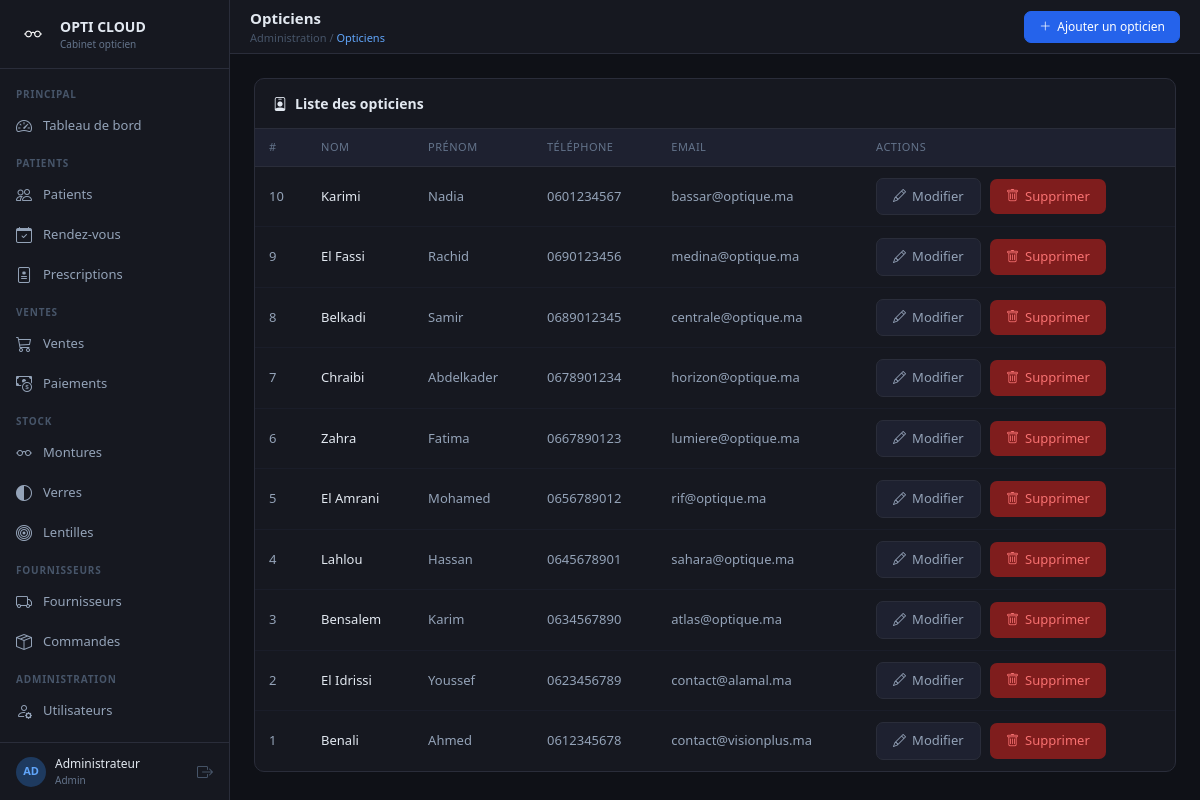
Page /opticien/opticien_list.php (signed in) on the committed database.
### tables this page shows
CREATE TABLE `opticien` (
  `id` int(11) NOT NULL AUTO_INCREMENT,
  `nom_opticien` varchar(100) NOT NULL,
  `prenom_opticien` varchar(100) NOT NULL DEFAULT '',
  `tel_opticien` varchar(20) DEFAULT '',
  `email_opticien` varchar(100) DEFAULT '',
  PRIMARY KEY (`id`)
);

### opticien/opticien_list.php (the view, shortened to what this page needs)
<?php
require("../connexion.php");
$page_breadcrumb = "Administration / <span>Opticiens</span>";
$liste = mysqli_query($con, "SELECT * FROM opticien ORDER BY id DESC");
require("../layout.php");
?>
<div class="card-dark">
    <div class="card-header"><i class="bi bi-person-badge me-2"></i>Liste des opticiens</div>
    <div style="overflow-x:auto;">
        <table class="table-dark-custom">
            <thead>
                <tr>
                    <th>#</th>
                    <th>Nom</th>
                    <th>Prénom</th>
                    <th>Téléphone</th>
                    <th>Email</th>
                    <th>Actions</th>
                </tr>
            </thead>
            <tbody>
            <?php if ($liste && mysqli_num_rows($liste) > 0):
                while($row = mysqli_fetch_assoc($liste)): ?>
            <tr>
                <td><?php echo $row['id']; ?></td>
                <td class="primary-col"><?php echo htmlspecialchars($row['nom_opticien']); ?></td>
                <td><?php echo htmlspecialchars($row['prenom_opticien']); ?></td>
                <td><?php echo htmlspecialchars($row['tel_opticien']); ?></td>
                <td><?php echo htmlspecialchars($row['email_opticien']); ?></td>
                <td>
                    <a href="opticien_modifier.php?id=<?php echo $row['id']; ?>" class="btn-secondary-dark" style="margin-right:6px;">
                        <i class="bi bi-pencil"></i> Modifier
                    </a>
                    <a href="opticien_delete.php?id=<?php echo $row['id']; ?>"
                       class="btn-danger-dark"
                       onclick="return confirm('Supprimer cet opticien ?')">
                        <i class="bi bi-trash"></i> Supprimer
                    </a>
                </td>
            </tr>
            <?php endwhile; else: ?>
            <tr><td colspan="6" style="text-align:center; color:#475569; padding:20px;">Aucun opticien trouvé</td></tr>
            <?php endif; ?>
            </tbody>
        </table>
    </div>
</div>
<?php require("../layout_end.php"); ?>

### layout.php (style rules this page uses)
* { box-sizing: border-box; }
body { margin: 0; font-family: 'Segoe UI', sans-serif; background: #0f1117; color: #e2e8f0; display: flex; min-height: 100vh; }
.topbar-breadcrumb span { color: #60a5fa; }
.card-dark { background: #161820; border: 1px solid #2a2d3a; border-radius: 10px; }
.card-dark .card-header { background: transparent; border-bottom: 1px solid #2a2d3a; padding: 14px 18px; font-size: 14px; font-weight: 600; color: #e2e8f0; }
.table-dark-custom { width: 100%; border-collapse: collapse; }
.table-dark-custom th { background: #1e2130; color: #64748b; font-size: 11px; text-transform: uppercase; letter-spacing: 0.5px; padding: 10px 14px; border-bottom: 1px solid #2a2d3a; font-weight: 500; }
.table-dark-custom td { padding: 11px 14px; border-bottom: 1px solid #1a1d29; font-size: 13px; color: #94a3b8; vertical-align: middle; }
.table-dark-custom tr:last-child td { border-bottom: none; }
.table-dark-custom td.primary-col { color: #e2e8f0; font-weight: 500; }
.btn-danger-dark { background: #7f1d1d; border: none; color: #f87171; border-radius: 7px; padding: 8px 16px; font-size: 13px; cursor: pointer; text-decoration: none; display: inline-flex; align-items: center; gap: 6px; }
.btn-secondary-dark { background: #1e2130; border: 1px solid #2a2d3a; color: #94a3b8; border-radius: 7px; padding: 8px 16px; font-size: 13px; cursor: pointer; text-decoration: none; display: inline-flex; align-items: center; gap: 6px; }

### rows in the picture
opticien: id "10", nom_opticien "Karimi", prenom_opticien "Nadia", tel_opticien "0601234567", email_opticien "bassar@optique.ma"
opticien: id "9", nom_opticien "El Fassi", prenom_opticien "Rachid", tel_opticien "0690123456", email_opticien "medina@optique.ma"
opticien: id "8", nom_opticien "Belkadi", prenom_opticien "Samir", tel_opticien "0689012345", email_opticien "centrale@optique.ma"
opticien: id "7", nom_opticien "Chraibi", prenom_opticien "Abdelkader", tel_opticien "0678901234", email_opticien "horizon@optique.ma"
opticien: id "6", nom_opticien "Zahra", prenom_opticien "Fatima", tel_opticien "0667890123", email_opticien "lumiere@optique.ma"
opticien: id "5", nom_opticien "El Amrani", prenom_opticien "Mohamed", tel_opticien "0656789012", email_opticien "rif@optique.ma"
opticien: id "4", nom_opticien "Lahlou", prenom_opticien "Hassan", tel_opticien "0645678901", email_opticien "sahara@optique.ma"
opticien: id "3", nom_opticien "Bensalem", prenom_opticien "Karim", tel_opticien "0634567890", email_opticien "atlas@optique.ma"
opticien: id "2", nom_opticien "El Idrissi", prenom_opticien "Youssef", tel_opticien "0623456789", email_opticien "contact@alamal.ma"
opticien: id "1", nom_opticien "Benali", prenom_opticien "Ahmed", tel_opticien "0612345678", email_opticien "contact@visionplus.ma"

### other values in the picture
substr($_SESSION['user_nom'],0,2) "AD"
$_SESSION['user_nom'] "Administrateur"
$_SESSION['user_role'] "Admin"
$page_title "Opticiens"
$btn_action "Ajouter un opticien"
